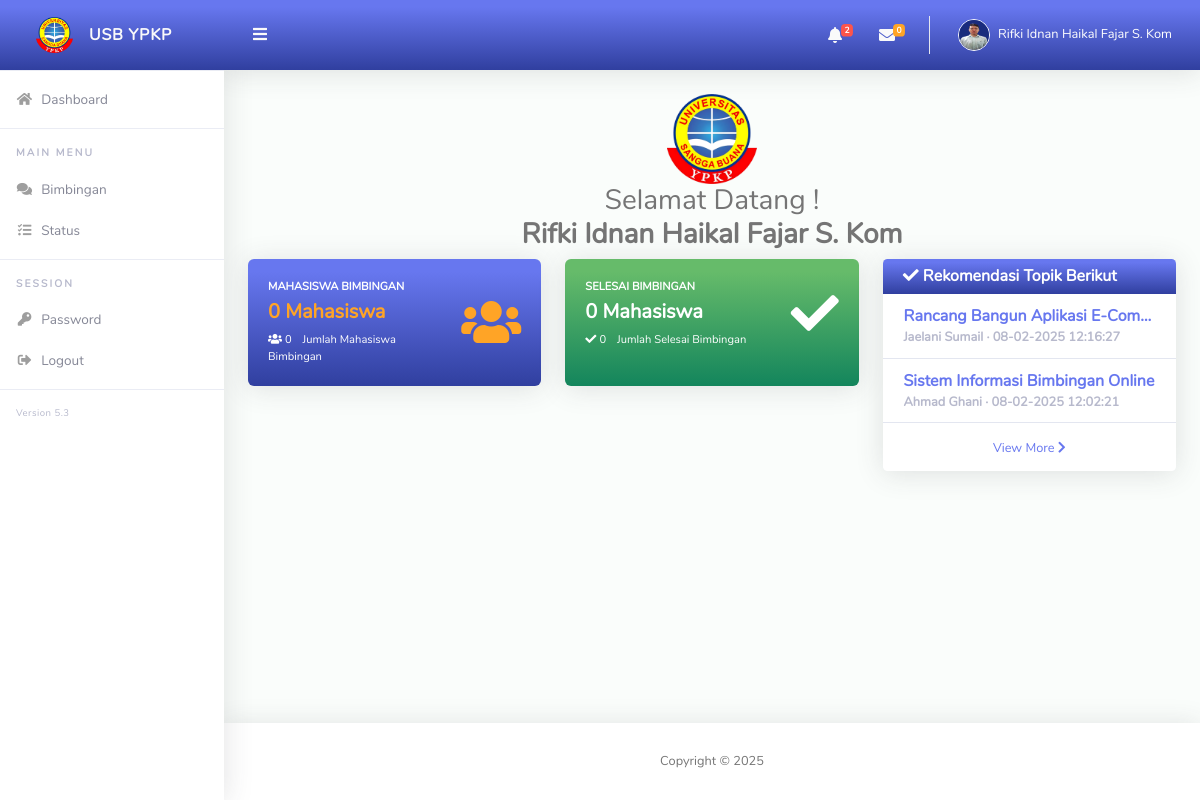
The app's page /lecture/ (signed in) with its own data.
### tables this page shows
CREATE TABLE `tb_dsn` (
  `id_dsn` int(11) NOT NULL,
  `nip` varchar(21) NOT NULL,
  `nama_dosen` varchar(50) NOT NULL,
  `jabatan` varchar(30) NOT NULL,
  `password` varchar(60) NOT NULL,
  `foto` varchar(225) NOT NULL DEFAULT 'user.png',
  `stt_akun` varchar(12) NOT NULL DEFAULT 'Y'
);

CREATE TABLE `pengajuan` (
  `pengajuan_id` int(11) NOT NULL,
  `periode_id` int(11) NOT NULL,
  `id_mhs` int(11) NOT NULL,
  `tgl_pengajuan` datetime NOT NULL,
  `judul` varchar(255) NOT NULL,
  `jenis` varchar(255) NOT NULL,
  `revisi_judul` varchar(255) DEFAULT NULL,
  `stt_revisi` varchar(30) DEFAULT NULL,
  `masalah` text NOT NULL,
  `rekomendasi_pa` varchar(30) DEFAULT 'new',
  `tgl_rekomendasi` datetime DEFAULT NULL,
  `disetujui_kajur` varchar(30) DEFAULT 'new',
  `tgl_acc` datetime DEFAULT NULL,
  `tgl_pengajuan_sk` date DEFAULT NULL,
  `alasan_perpanjangan_sk` text DEFAULT NULL,
  `status_bimbingan` varchar(60) DEFAULT NULL,
  `status_perpanjangan_sk` varchar(30) DEFAULT NULL,
  `status_sk` varchar(30) DEFAULT 'old'
);

CREATE TABLE `tb_mhs` (
  `id_mhs` int(11) NOT NULL,
  `nim` varchar(12) NOT NULL,
  `nama` varchar(50) NOT NULL,
  `tmp_lahir` varchar(60) DEFAULT NULL,
  `tg_lahir` date DEFAULT NULL,
  `password` varchar(60) NOT NULL,
  `fotomhs` varchar(225) NOT NULL DEFAULT 'user.png',
  `tahun_angkatan` int(30) NOT NULL,
  `prodi_id` int(11) NOT NULL,
  `dosen_pa` int(11) NOT NULL DEFAULT 0,
  `status_akun` varchar(12) NOT NULL DEFAULT 'new',
  `status_skripsi` varchar(30) NOT NULL DEFAULT 'N',
  `create_at` datetime DEFAULT NULL
);

### lecture/index.php (the view, shortened to what this page needs)
<?php
if (isset($_SESSION['LECT_SES'])) {
    include '../config/databases.php';
    $userID = intval($_SESSION['LECT_SES']);
    $user   = mysqli_fetch_assoc(mysqli_query($con, "SELECT * FROM tb_dsn
        WHERE id_dsn={$userID}"));
    $infoPesanBaru = mysqli_query($con, "SELECT
        tb_mhs.id_mhs,
        tb_mhs.nama,
        tb_mhs.fotomhs,
        tb_pesan.id_pesan,
        tb_pesan.topik,
        tb_pesan.isi_pesan,
        tb_pesan.wkt
        FROM tb_pesan
        JOIN tm_periode ON tb_pesan.tahun_bimbingan=tm_periode.periode_id
        JOIN tb_mhs ON tb_pesan.pengirim_id=tb_mhs.id_mhs
        WHERE tb_pesan.penerima_id=$userID
        AND tb_pesan.user_pengirim='mhs'
        AND tb_pesan.status_pesan='new'
        AND tm_periode.stt_periode='on'
        ORDER BY tb_pesan.id_pesan ASC ");
    $jmlInfoPesanBaru = mysqli_num_rows($infoPesanBaru);
    $infoNewjudul = mysqli_query($con, "SELECT tb_mhs.id_mhs,
        tb_mhs.nim,
        tb_mhs.nama,
        tb_mhs.fotomhs,
        tb_mhs.dosen_pa,
        pengajuan.pengajuan_id,
        pengajuan.tgl_pengajuan,
        pengajuan.judul
        FROM pengajuan
        JOIN tb_mhs ON pengajuan.id_mhs=tb_mhs.id_mhs
        JOIN tm_periode ON pengajuan.periode_id=tm_periode.periode_id
        WHERE tb_mhs.dosen_pa='$userID'
        AND pengajuan.rekomendasi_pa='new'
        AND tm_periode.stt_periode='on'
        ORDER BY pengajuan.pengajuan_id ASC");
    $infoNewPembing = mysqli_query($con, "SELECT
        tb_mhs.nim,
        tb_mhs.nama,
        pembing.pembing_id,
        pembing.create_at,
        pengajuan.pengajuan_id,
        pengajuan.judul
        FROM pembing
        JOIN tb_mhs ON pembing.id_mhs=tb_mhs.id_mhs
        JOIN pengajuan ON pembing.pengajuan_id=pengajuan.pengajuan_id
        JOIN tm_periode ON pengajuan.periode_id=tm_periode.periode_id
        WHERE pembing.dosen='$userID'
        AND pembing.kesediaan='new'
        AND tm_periode.stt_periode='on'
        ORDER BY pembing.pembing_id ASC
        ");
        ?>
        <!DOCTYPE html>
        <html lang="en">
        <head>
            <link href="../apl/vendor/fontawesome-free/css/all.min.css" rel="stylesheet" type="text/css">
            <link href="../apl/vendor/bootstrap/css/bootstrap.min.css" rel="stylesheet" type="text/css">
            <link href="../apl/css/admin.min.css" rel="stylesheet">
            <link href="../apl/vendor/select2/dist/css/select2.min.css" rel="stylesheet" type="text/css">
            <link href="../apl/css/admin.min.css" rel="stylesheet">
            <link href="../apl/vendor/toastr/toastr.min.css" rel="stylesheet" type="text/css">
            <link href="../apl/vendor/summernote/summernote-bs4.min.css" rel="stylesheet" type="text/css">
            <link href="../apl/css/style.css" rel="stylesheet">
        </head>
        <body id="page-top">
            <div id="wrapper">
                <ul class="navbar-nav sidebar sidebar-light accordion" id="accordionSidebar">
                    <a class="sidebar-brand d-flex align-items-center justify-content-center bg-gradient-primary" href="./">
                        <div class="sidebar-brand-icon">
                            <img src="../logo.png">
                        </div>
                        <div class="sidebar-brand-text mx-3"><b>USB YPKP</b></div>
                    </a>
                    <hr class="sidebar-divider my-0">
                    <li class="nav-item">
                        <a class="nav-link" href="./">
                            <i class="fas fa-fw fa-home"></i>
                            <span>Dashboard</span></a>
                        </li>
                        <hr class="sidebar-divider">
                        <div class="sidebar-heading">
                            Main Menu
                        </div>
    <li class="nav-item">
        <a class="nav-link" href="?pages=consult">
            <i class="fa fa-fw fa-comments"></i>
            <span>Bimbingan</span>
        </a>
    </li>
            <li class="nav-item">
                <a class="nav-link" href="?pages=status">
                    <i class="fa fa-fw fa-tasks"></i>
                    <span>Status </span>
                </a>
            </li>
            <hr class="sidebar-divider">
            <div class="sidebar-heading">
                Session
            </div>
            <li class="nav-item">
                <a class="nav-link" href="?pages=change_pwd">
                    <i class="fa fa-fw fa-key"></i>
                    <span> Password </span>
                </a>
            </li>
            <li class="nav-item">
                <a class="nav-link" href="#" data-toggle="modal" data-target="#logoutModal">
                    <i class="fas fa-fw fa-sign-out-alt"></i>
                    <span>Logout</span>
                </a>
            </li>
            <hr class="sidebar-divider">
            <div class="version" id="version-ruangadmin"></div>
        </ul>
        <div id="content-wrapper" class="d-flex flex-column">
            <div id="content">
                <nav class="navbar navbar-expand navbar-light bg-navbar bg-gradient-primary topbar mb-4 static-top">
                    <button id="sidebarToggleTop" class="btn btn-link rounded-circle mr-3">
                        <i class="fa fa-bars"></i>
                    </button>
                    <ul class="navbar-nav ml-auto">
                        <li class="nav-item dropdown no-arrow mx-1">
                            <a class="nav-link dropdown-toggle" href="#" id="alertsDropdown" role="button"
                            data-toggle="dropdown" aria-haspopup="true" aria-expanded="false">
                            <i class="fas fa-bell fa-fw"></i>
                            <span class="badge badge-danger badge-counter"><?php
                            $jm1 = mysqli_num_rows($infoNewjudul);
                            $jm2 = mysqli_num_rows($infoNewPembing);
                            echo $jm1 + $jm2;
                        ?></span>
                    </a>
    </li>
    <li class="nav-item dropdown no-arrow mx-1">
        <a class="nav-link dropdown-toggle" href="#" id="messagesDropdown" role="button"
        data-toggle="dropdown" aria-haspopup="true" aria-expanded="false">
        <i class="fas fa-envelope fa-fw"></i>
        <span class="badge badge-warning badge-counter"><?= $jmlInfoPesanBaru ?></span>
    </a>
</li>
<li class="nav-item dropdown no-arrow">
    <a class="nav-link dropdown-toggle" href="#" id="userDropdown" role="button"
    data-toggle="dropdown" aria-haspopup="true" aria-expanded="false">
    <img class="img-profile rounded-circle" src="../apl/img/dosen/<?= $user['foto'] ?>"
    style="max-width: 60px">
    <span class="ml-2 d-none d-lg-inline text-white small"><?= $user['nama_dosen'] ?></span>
</a>
                    </li>
                </ul>
            </nav>
            <div class="container-fluid" id="container-wrapper">
                <?php
                if (isset($_GET['pages'])) {
                    $page = mysqli_escape_string($con, $_GET['pages']);
                    if ($page == 'list_judul') {
                        include "pages/news/list_judul.php";
                    } elseif ($page == 'list_permintaan') {
                        include "pages/news/list_permintaan.php";
                    }
                    elseif ($page == 'consult') {
                        include "pages/consult/list_konsult.php";
                    }
                    elseif ($page == 'status') {
                        include "pages/consult/list_status_konsult.php";
                    }
                    elseif ($page == 'profile') {
                        include "pages/profile.php";
                    }
                    elseif ($page == 'change_pwd') {
                        include "pages/change_password.php";
                    } else {
                        echo 'Opps ! Not Found Pages';
                    }
                } else {
                    include "pages/home.php";
                }
                ?>
        </div>
    </div>
    <footer class="sticky-footer bg-white">
        <div class="container my-auto">
            <div class="copyright text-center my-auto">
                <span>Copyright &copy;
            </span>
        </div>
    </div>
</footer>
</div>
</div>
</body>
</html>
<?php } else {
    echo "<script>window.location='../';</script>";
} ?>

### lecture/pages/home.php (shortened to what this page needs)
<?php
$jmlMhs = mysqli_num_rows(mysqli_query($con,"SELECT pembing_id FROM pembing WHERE dosen=$userID AND kesediaan='Y' "));
$jmlMhsSelesai = mysqli_num_rows(mysqli_query($con,"SELECT pembing_id FROM pembing WHERE dosen=$userID AND kesediaan='Y' AND status_bimbingan='selesai' "));
 ?>
              <div class="row">
    <div class="col-lg-12">
      <center>
        <img src="../logo.png" style="max-height: 90px">
      <h3>Selamat Datang ! <br>
        <b> <?= $user['nama_dosen'] ?> </b>
      </h3>
    </center>
    </div>
  </div>
<div class="row mb-4">
  <div class="col-xl-8 col-lg-8">
    <div class="row">
            <div class="col-xl-6 col-md-6 mb-4">
              <div class="card h-100 bg-gradient-primary text-white">
                <div class="card-body">
                  <div class="row align-items-center">
                    <div class="col mr-2">
                      <div class="text-xs font-weight-bold text-uppercase mb-1">Mahasiswa Bimbingan</div>
                      <div class="h5 mb-0 font-weight-bold text-warning"> <?=$jmlMhs?> Mahasiswa</div>
                      <div class="mt-2 mb-0 text-muted text-xs">
                        <span class="text-white mr-2"><i class="fa fa-users"></i> <?=$jmlMhs?></span>
                        <span class="text-white">Jumlah Mahasiswa Bimbingan</span>
                      </div>
                    </div>
                    <div class="col-auto">
                      <i class="fas fa-users fa-3x text-warning"></i>
                    </div>
                  </div>
                </div>
              </div>
            </div>
            <div class="col-xl-6 col-md-6 mb-4">
              <div class="card h-100 bg-gradient-success text-white">
                <div class="card-body">
                  <div class="row no-gutters align-items-center">
                    <div class="col mr-2">
                      <div class="text-xs font-weight-bold text-uppercase mb-1">SELESAI BIMBINGAN</div>
                      <div class="h5 mb-0 mr-3 font-weight-bold text-white"><?=$jmlMhsSelesai?> Mahasiswa</div>
                      <div class="mt-2 mb-0 text-muted text-xs">
                        <span class="text-white mr-2"><i class="fas fa-check"></i> <?=$jmlMhsSelesai?> </span>
                        <span class="text-white">Jumlah Selesai Bimbingan</span>
                      </div>
                    </div>
                    <div class="col-auto">
                      <i class="fas fa-check fa-3x text-white"></i>
                    </div>
                  </div>
                </div>
              </div>
            </div>
  </div>
</div>
  <div class="col-xl-4 col-lg-4">
    <div class="row">
                <?php
                $new_judul = mysqli_query($con,"SELECT
                tb_mhs.id_mhs,
                tb_mhs.nama,
                tb_mhs.dosen_pa,
                pengajuan.pengajuan_id,
                pengajuan.tgl_pengajuan,
                pengajuan.judul
                FROM pengajuan
                JOIN tb_mhs ON pengajuan.id_mhs=tb_mhs.id_mhs
                JOIN tm_periode ON pengajuan.periode_id=tm_periode.periode_id
                WHERE tb_mhs.dosen_pa='$userID'
                AND pengajuan.rekomendasi_pa='new'
                AND tm_periode.stt_periode='on'
                GROUP BY pengajuan.id_mhs
                ORDER BY pengajuan.pengajuan_id
                DESC LIMIT 4");
                if (mysqli_num_rows($new_judul) > 0) {
                ?>
                <div class="col-xl-12 col-lg-12 ">
                <div class="card">
                <div class="card-header py-2 bg-gradient-primary text-white d-flex flex-row align-items-center justify-content-between">
                <h6 class="m-0 font-weight-bold"><i class="fa fa-check"></i> Rekomendasi Topik Berikut</h6>
                </div>
                <div>
                <?php
                foreach ($new_judul as $nj) :?>
                <div class="customer-message align-items-center">
                <a class="font-weight-bold" href="?pages=list_judul&details=<?= $nj['pengajuan_id'] ?>">
                <div class="text-truncate message-title"><?= $nj['judul'] ?></div>
                <div class="small text-gray-500 message-time font-weight-bold"><?= $nj['nama'] ?> · <?= date('d-m-Y H:i:s',strtotime($nj['tgl_pengajuan'])) ?></div>
                </a>
                </div>
                <?php endforeach; ?>
                <div class="card-footer text-center">
                <a class="m-0 small text-primary card-link" href="?pages=list_judul">View More <i
                class="fas fa-chevron-right"></i></a>
                </div>
                </div>
                </div>
                </div>
                <?php
                }
                ?>
    </div>
  </div>
</div>

### records on screen
tb_dsn: foto (picture), nama_dosen "Rifki Idnan Haikal Fajar S. Kom"
pengajuan: judul "Rancang Bangun Aplikasi E-Com…", id_mhs.nama "Jaelani Sumail", tgl_pengajuan "08-02-2025 12:16:27"
pengajuan: judul "Sistem Informasi Bimbingan Online", id_mhs.nama "Ahmad Ghani", tgl_pengajuan "08-02-2025 12:02:21"

### other values on screen
$jm1 + $jm2 "2"
$jmlInfoPesanBaru "0"
$jmlMhs "0"
$jmlMhsSelesai "0"
